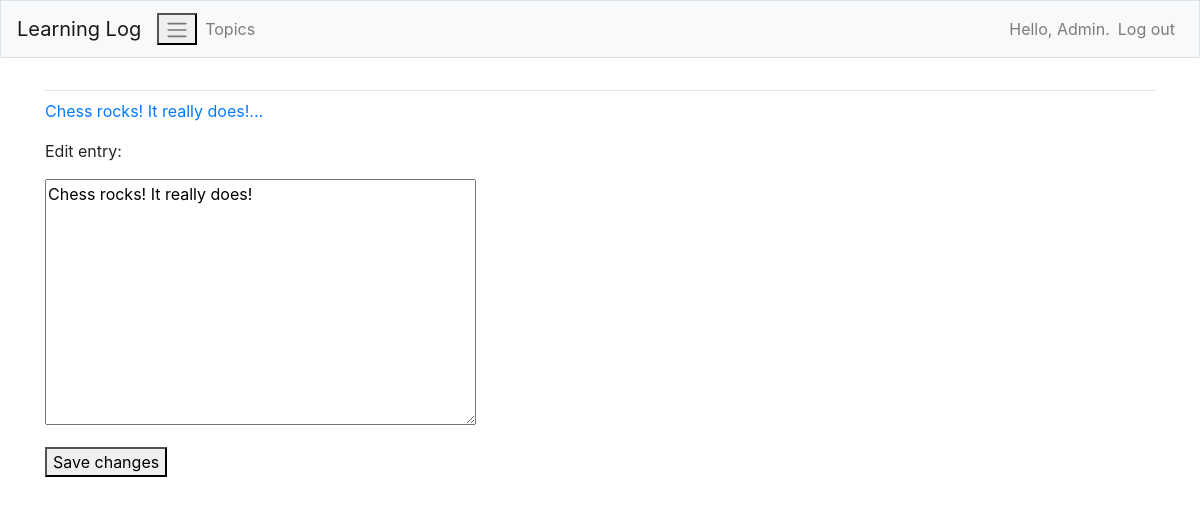
The app's page /edit_entry/5/ (signed in) with its own data.
### MainApp/models.py (models this page shows)
class Entry(models.Model):
    topic = models.ForeignKey(Topic,on_delete=models.CASCADE)
    text = models.TextField()
    date_added = models.DateTimeField(auto_now_add=True)
    class Meta:
        verbose_name_plural = 'entries'
    def __str__(self):
        return f"{self.text[:50]}..."

### MainApp/views.py (the view)
# urls.py: path('edit_entry/<int:entry_id>/', views.edit_entry, name='edit_entry'),
@login_required
def edit_entry(request,entry_id):
    entry = Entry.objects.get(id=entry_id)
    topic =  entry.topic
    if topic.owner != request.user:
        raise Http404
    if request.method != 'POST':
        form = EntryForm(instance=entry)
    else:
        form = EntryForm(instance=entry, data=request.POST)
        if form.is_valid():
            form.save()
            return redirect('MainApp:topic', topic_id=topic.id)
    context = {'entry':entry, 'topic':topic, 'form':form}
    return render(request, 'MainApp/edit_entry.html', context)

### MainApp/forms.py
class EntryForm(forms.ModelForm):
    class Meta:
        model = Entry
        fields = ['text']
        labels = {'text': ''}

### MainApp/templates/MainApp/edit_entry.html (shortened to what this page needs)
{% extends "MainApp/base.html" %}
{% block content %}
<p><a href="{% url 'MainApp:topic' topic.id %}">{{ entry }}</a></p>
<p>Edit entry:</p>
<form action="{% url 'MainApp:edit_entry' entry.id %}" method='post'>
    {{form.as_p}}
    <button name="submit">Save changes</button>
</form>
{% endblock content %}

### MainApp/templates/MainApp/base.html (shortened to what this page needs)
{% load bootstrap4 %}
<!doctype html>
<html lang="en">
<head>
    {% bootstrap_css %}
</head>
<body>
    <nav class ="navbar navbar-expand-md navbar-light bg-light mb-4 border">
        <a class="navbar-brand" href="{% url 'MainApp:index'%}">
            Learning Log</a>
        <button class ="navbar-toggle" type="button" data-toggle="collapse"
            data-target="#navbarCollapse" aria-controls="navbarCollapse"
            aria-expanded="false" aria-label="Toggle navigation">
            <span class="navbar-toggler-icon"></span></button>
        <div class="collapse navbar-collapse" id="navbarCollapse">
            <ul class="navbar-nav mr-auto">
                <li class="nav-item">
                    <a class="nav-link" href = "{% url 'MainApp:topics'%}">
                        Topics</a></li>
            </ul>
            <ul class="navbar-nav ml-auto">
                {% if user.is_authenticated %}
                    <li class="nav-item">
                        <span class="navbar-text"}">Hello, {{ user.username }}.</span>
                    </li>
                    <li class="nav-item">
                        <a class="nav-link" href = "{% url 'users:logout' %}">Log out</a>
                    </li>
                {% else %}
                    <li class="nav-item">
                        <a class="nav-link" href ="{% url 'users:register' %}">Register</a>
                    </li>
                    <li class="nav-item">
                        <a class="nav-link" href = "{% url 'users:login' %}">Log in</a></li>
                {% endif %}
            </ul>
        </div>
    </nav>
    <main role="main" class='container'>
        <div class='pb-2 mb-2 border-bottom'>
        </div>
        <div>
            {% block content %}{% endblock content %}
        </div>
    </main>
</body>
</html>

### records on screen
Entry: text "Chess rocks! It really does!...", text "Chess rocks! It really does!"

### other values on screen
{{ user.username }} "Admin"
